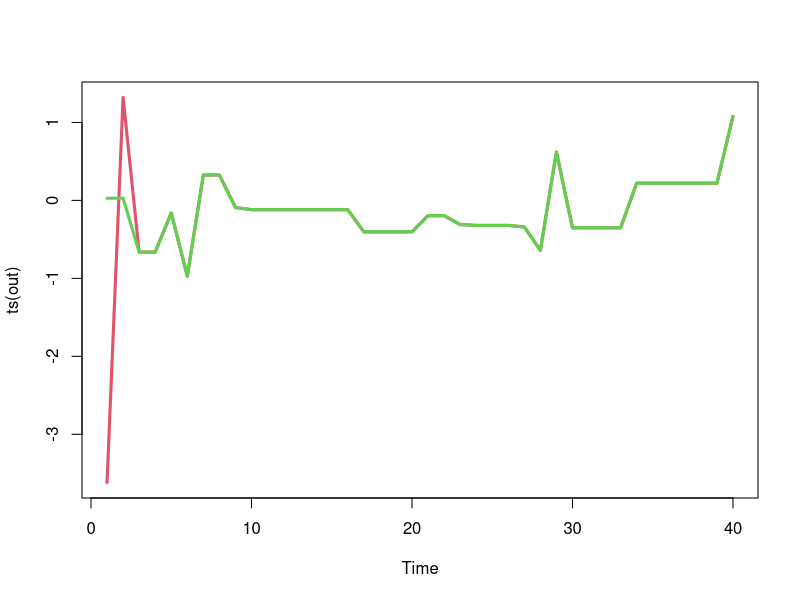
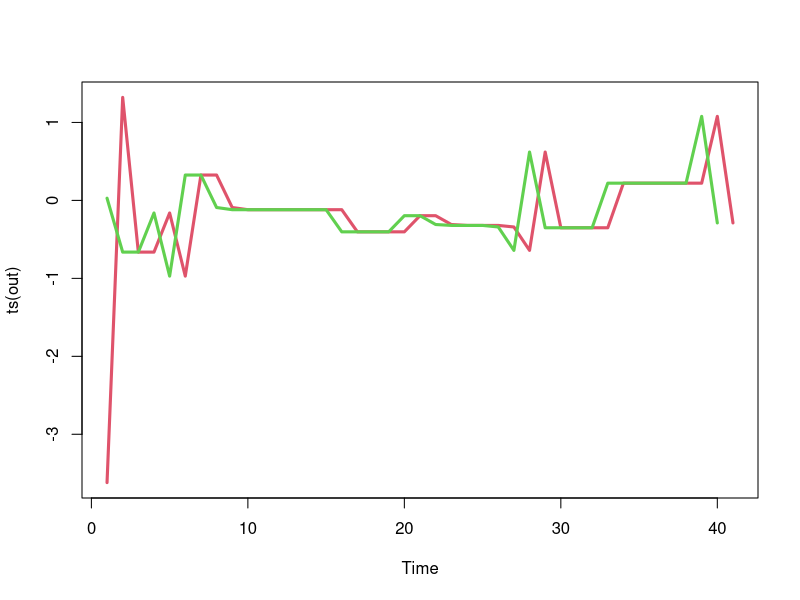
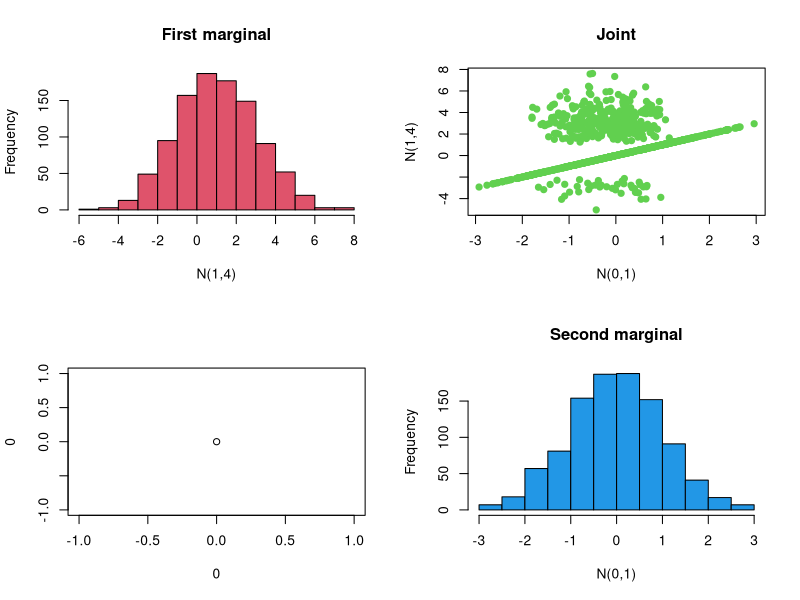
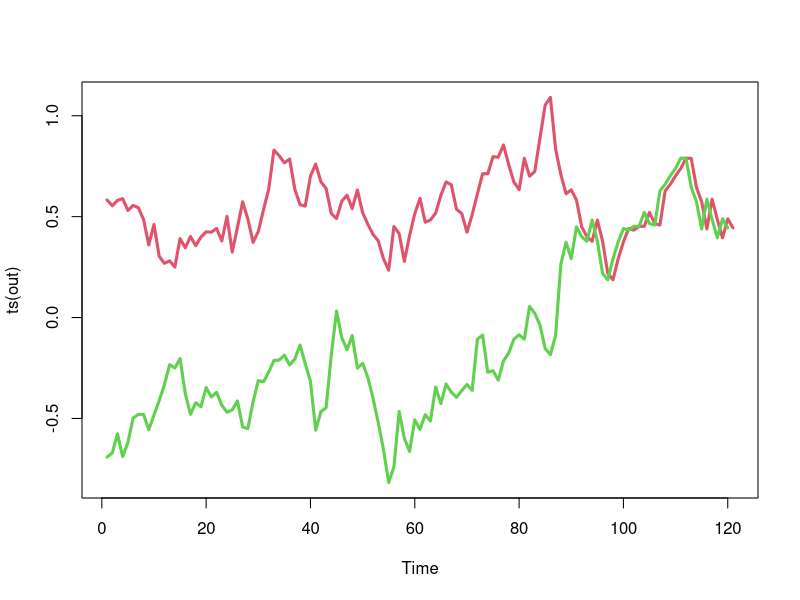
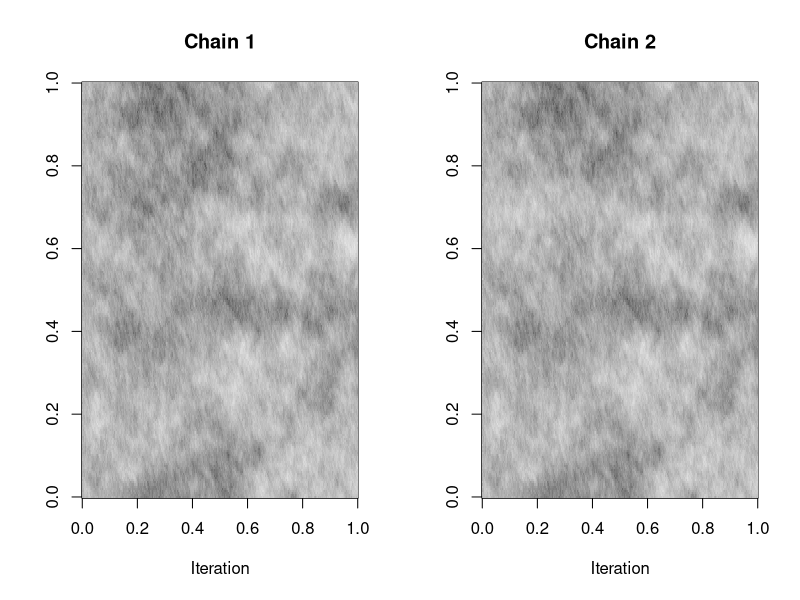
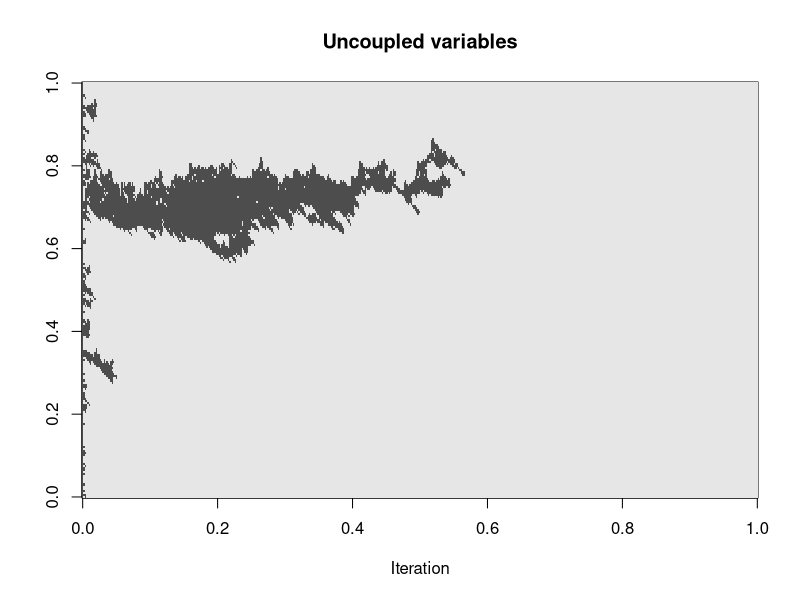
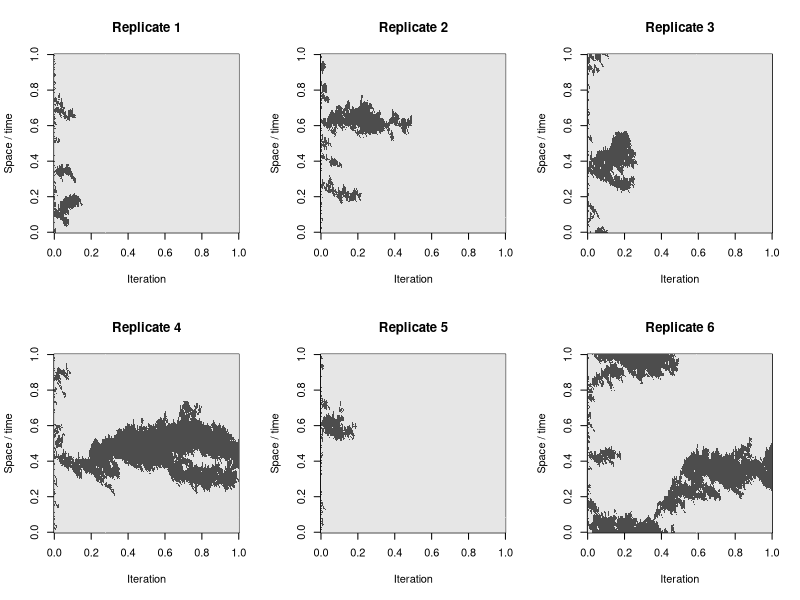

The R script that drew these images, in order:
## test-code.R
## File for developing the examples


## Coupled Metropolis independence samplers

set.seed(4)
n = 40
xm = matrix(0, nrow=n, ncol=2)
x = rcauchy(2)
xm[1, ] = x
for (i in 2:n) {
  xs = rcauchy(1)
  u = runif(1)
  a = dnorm(xs, 0, 0.5)*dcauchy(x) / (
        dnorm(x, 0, 0.5)*dcauchy(xs) )
  x[u < a] = xs
  xm[i, ] = x
  }

## plot(ts(xm), plot.type="single", col=c(2,3), lwd=3)

cmis = function(n, rpi0, dpi, rq, dq) {
    xm = matrix(0, nrow=n, ncol=2)
    x = c(rpi0(), rpi0())
    xm[1, ] = x
    for (i in 2:n) {
        xs = rq()
        u = runif(1)
        a = dpi(xs)*dq(x)/(dpi(x)*dq(xs))
        x[u < a] = xs
        xm[i, ] = x
    }
    xm
}

set.seed(4)
out = cmis(
    40,
    function() rcauchy(1),
    function(x) dnorm(x,0,0.5),
    function() rcauchy(1),
    function(x) dcauchy(x))
plot(ts(out), plot.type="single", col=c(2,3), lwd=3)

cmis1 = function(n, rpi0, dpi, rq, dq) {
    xm = matrix(NA, nrow=n+1, ncol=2)
    x = c(rpi0(), rpi0()); xm[1, ] = x
    xs = rq(); u = runif(1)
    a = dpi(xs)*dq(x[1])/(dpi(x[1])*dq(xs))
    if (u < a)
        x[1] = xs
    xm[2,1] = x[1]
    for (i in 2:n) {
        xs = rq(); u = runif(1)
        a = dpi(xs)*dq(x)/(dpi(x)*dq(xs))
        x[u < a] = xs
        xm[i+1, 1] = x[1]; xm[i, 2] = x[2]
    }
    xm
}

    
set.seed(4)
out = cmis1(
    40,
    function() rcauchy(1),
    function(x) dnorm(x,0,0.5),
    function() rcauchy(1),
    function(x) dcauchy(x)
)
plot(ts(out), plot.type="single", col=c(2,3), lwd=3)


## Maximal coupling

rcouple = function(rp, dp, rq, dq) {
    x = rp()
    w = runif(1,0,dp(x))
    if (w < dq(x))
        return(c(x,x))
    else repeat {
        ys = rq()
        ws = runif(1,0,dq(ys))
        if (ws > dp(ys))
            return(c(x,ys))
        }
    }

coupled = function()
    rcouple(
        function() rnorm(1,0,1),
        function(x) dnorm(x,0,1),
        function() rnorm(1,1,2),
        function(x) dnorm(x,1,2)
        )

xm = t(sapply(1:1000, function(x) coupled()))
doPlot = function(xm) {
    op = par(mfrow=c(2,2))
    hist(xm[,2],xlab="N(1,4)",col=2, main="First marginal")
    plot(xm,pch=19,col=3,xlab="N(0,1)",ylab="N(1,4)", main="Joint")
    plot(0,0)
    hist(xm[,1],xlab="N(0,1)",col=4, main="Second marginal")
    par(op)
}

doPlot(xm)


## Coupled MH

cmh1 = function(n, rpi0, dpi, rq, dq) {
    xm = matrix(NA, nrow=n+1, ncol=2)
    x = c(rpi0(), rpi0()); xm[1, ] = x
    xs = rq(x[1]); u = runif(1)
    a = dpi(xs)*dq(xs,x[1])/(dpi(x[1])*dq(x[1],xs))
    if (u < a)
        x[1] = xs
    xm[2,1] = x[1]
    for (i in 2:n) {
        xs = rcouple(
            function() rq(x[1]), function(xp) dq(x[1],xp),
            function() rq(x[2]), function(xp) dq(x[2],xp) )
        u = runif(1)
        a = dpi(xs)*dq(xs,x)/(dpi(x)*dq(x,xs))
        x[u < a] = xs[u < a]
        xm[i+1, 1] = x[1]; xm[i, 2] = x[2]
    }
    xm
}

set.seed(3)
out = cmh1(
    120,
    function() rcauchy(1),
    function(x) dnorm(x,0,1),
    function(x) rnorm(1,x,0.1),
    function(x,xs) dnorm(xs,x,0.1)
)
plot(ts(out), plot.type="single", col=c(2,3), lwd=3)


## Coupled Gibbs

car1 = function(n = 500, N = 200, a = 0.99) {
    arr = array(dim = c(n,N,2))
    x = matrix(rnorm(2*N, 2*sqrt(1/(1-a*a))), ncol=2)
    arr[1, , ] = x
    w = a/(1+a*a)
    csd = sqrt(1/(1+a*a))
    for (i in 2:n) {
        arr[i,1,] = rcouple(
            function() rnorm(1, w*(arr[i-1,N,1]+arr[i-1,2,1]), csd),
            function(xp) dnorm(xp, w*(arr[i-1,N,1]+arr[i-1,2,1]), csd),
            function() rnorm(1, w*(arr[i-1,N,2]+arr[i-1,2,2]), csd),
            function(xp) dnorm(xp, w*(arr[i-1,N,2]+arr[i-1,2,2]), csd)
        )
        for (j in 2:(N-1)) {
            arr[i,j,] = rcouple(
                function() rnorm(1, w*(arr[i,j-1,1]+arr[i-1,j+1,1]), csd),
                function(xp) dnorm(xp, w*(arr[i,j-1,1]+arr[i-1,j+1,1]), csd),
                function() rnorm(1, w*(arr[i,j-1,2]+arr[i-1,j+1,2]), csd),
                function(xp) dnorm(xp, w*(arr[i,j-1,2]+arr[i-1,j+1,2]), csd)
            )
        }
        arr[i,N,] = rcouple(
            function() rnorm(1, w*(arr[i,N-1,1]+arr[i,1,1]), csd),
            function(xp) dnorm(xp, w*(arr[i,N-1,1]+arr[i,1,1]), csd),
            function() rnorm(1, w*(arr[i,N-1,2]+arr[i,1,2]), csd),
            function(xp) dnorm(xp, w*(arr[i,N-1,2]+arr[i,1,2]), csd)
        )
    }
    arr
}
    
set.seed(3)
arr = car1()
pdf("coupled-chains.pdf")
op = par(mfrow=c(1,2))
image(arr[,,1], main="Chain 1", xlab="Iteration",col=gray.colors(256))
image(arr[,,2], main="Chain 2", xlab="Iteration",col=gray.colors(256))
par(op)
dev.off()
pdf("uncoupled.pdf")
image(1*((arr[,,1]-arr[,,2]) == 0.0),
      main="Uncoupled variables", xlab="Iteration",col=gray.colors(2))
dev.off()
pdf("uncoupled6.pdf")
op = par(mfrow=c(2,3))
for (i in 1:6) {
    arr = car1()
    image(1*((arr[,,1]-arr[,,2]) == 0.0), ylab="Space / time",
          main=paste("Replicate",i), xlab="Iteration",col=gray.colors(2))    
}
par(op)
dev.off()



## eof
